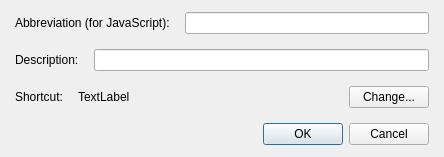
<?xml version="1.0" encoding="UTF-8"?>
<ui version="4.0">
 <class>DialogSystemKeyBoardGeneral</class>
 <widget class="QDialog" name="DialogSystemKeyBoardGeneral">
  <property name="geometry">
   <rect>
    <x>0</x>
    <y>0</y>
    <width>444</width>
    <height>157</height>
   </rect>
  </property>
  <property name="windowTitle">
   <string>Keyboard...</string>
  </property>
  <layout class="QGridLayout" name="gridLayout">
   <property name="leftMargin">
    <number>15</number>
   </property>
   <property name="topMargin">
    <number>10</number>
   </property>
   <property name="rightMargin">
    <number>15</number>
   </property>
   <property name="bottomMargin">
    <number>10</number>
   </property>
   <item row="0" column="0">
    <layout class="QVBoxLayout" name="verticalLayout_2">
     <property name="spacing">
      <number>15</number>
     </property>
     <item>
      <layout class="QVBoxLayout" name="verticalLayout">
       <item>
        <layout class="QHBoxLayout" name="horizontalLayout" stretch="0,1">
         <item>
          <widget class="QLabel" name="label">
           <property name="text">
            <string>Abbreviation (for JavaScript):</string>
           </property>
          </widget>
         </item>
         <item>
          <widget class="QLineEdit" name="lineEditAbbreviation"/>
         </item>
        </layout>
       </item>
       <item>
        <layout class="QHBoxLayout" name="horizontalLayout_3" stretch="0,1">
         <item>
          <widget class="QLabel" name="label_3">
           <property name="text">
            <string>Description:</string>
           </property>
          </widget>
         </item>
         <item>
          <widget class="QLineEdit" name="lineEditDescription"/>
         </item>
        </layout>
       </item>
       <item>
        <layout class="QHBoxLayout" name="horizontalLayout_2" stretch="0,1,0">
         <item>
          <widget class="QLabel" name="label_2">
           <property name="text">
            <string>Shortcut:</string>
           </property>
          </widget>
         </item>
         <item>
          <widget class="QLabel" name="labelShortcut">
           <property name="text">
            <string>TextLabel</string>
           </property>
          </widget>
         </item>
         <item>
          <widget class="QPushButton" name="pushButtonChange">
           <property name="text">
            <string>Change...</string>
           </property>
          </widget>
         </item>
        </layout>
       </item>
      </layout>
     </item>
     <item>
      <widget class="QDialogButtonBox" name="buttonBox">
       <property name="orientation">
        <enum>Qt::Horizontal</enum>
       </property>
       <property name="standardButtons">
        <set>QDialogButtonBox::Cancel|QDialogButtonBox::Ok</set>
       </property>
      </widget>
     </item>
    </layout>
   </item>
  </layout>
 </widget>
 <resources/>
 <connections>
  <connection>
   <sender>buttonBox</sender>
   <signal>accepted()</signal>
   <receiver>DialogSystemKeyBoardGeneral</receiver>
   <slot>accept()</slot>
   <hints>
    <hint type="sourcelabel">
     <x>248</x>
     <y>254</y>
    </hint>
    <hint type="destinationlabel">
     <x>157</x>
     <y>274</y>
    </hint>
   </hints>
  </connection>
  <connection>
   <sender>buttonBox</sender>
   <signal>rejected()</signal>
   <receiver>DialogSystemKeyBoardGeneral</receiver>
   <slot>reject()</slot>
   <hints>
    <hint type="sourcelabel">
     <x>316</x>
     <y>260</y>
    </hint>
    <hint type="destinationlabel">
     <x>286</x>
     <y>274</y>
    </hint>
   </hints>
  </connection>
 </connections>
</ui>
